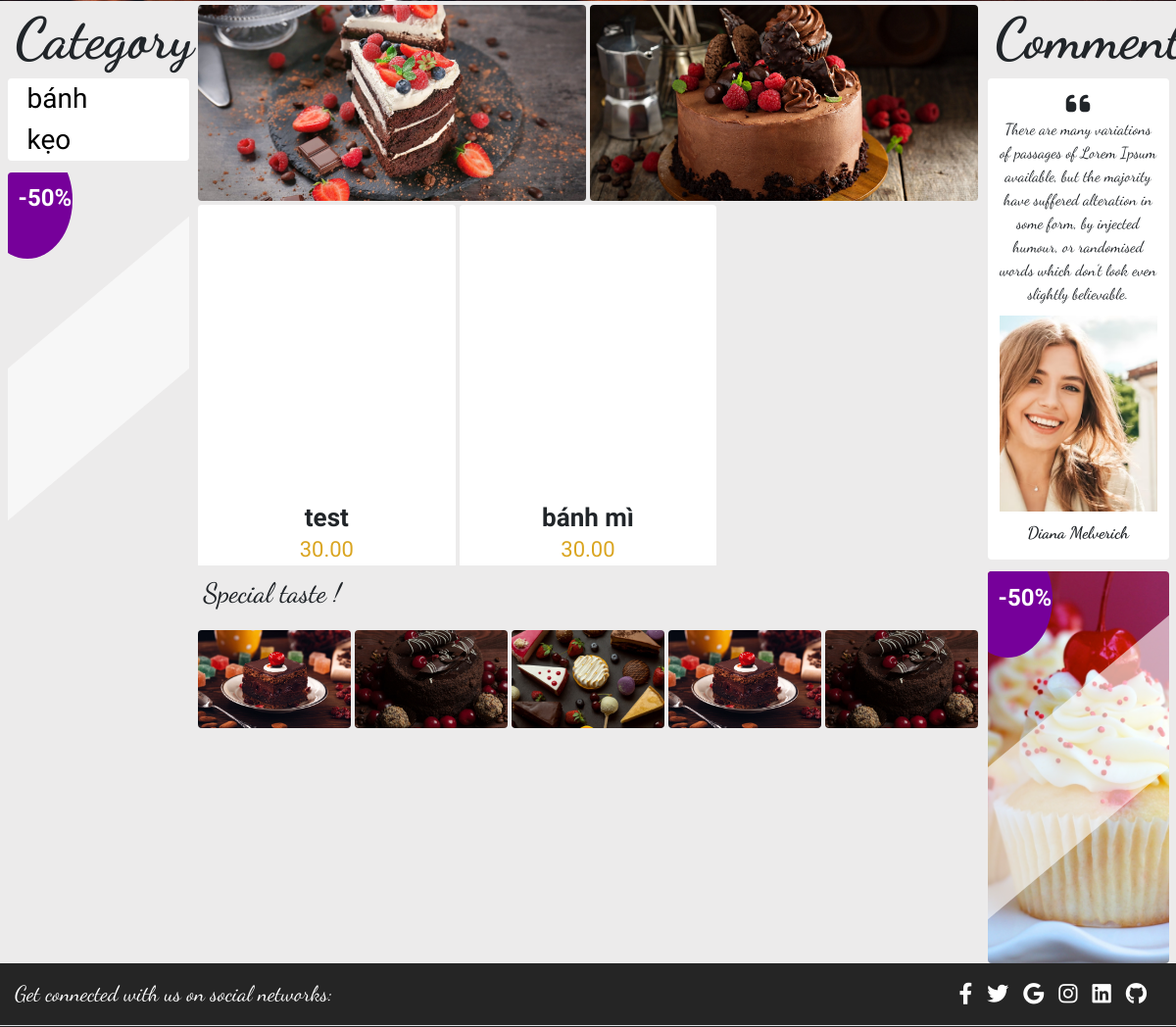
Before: /search (middle part) with the older database file.
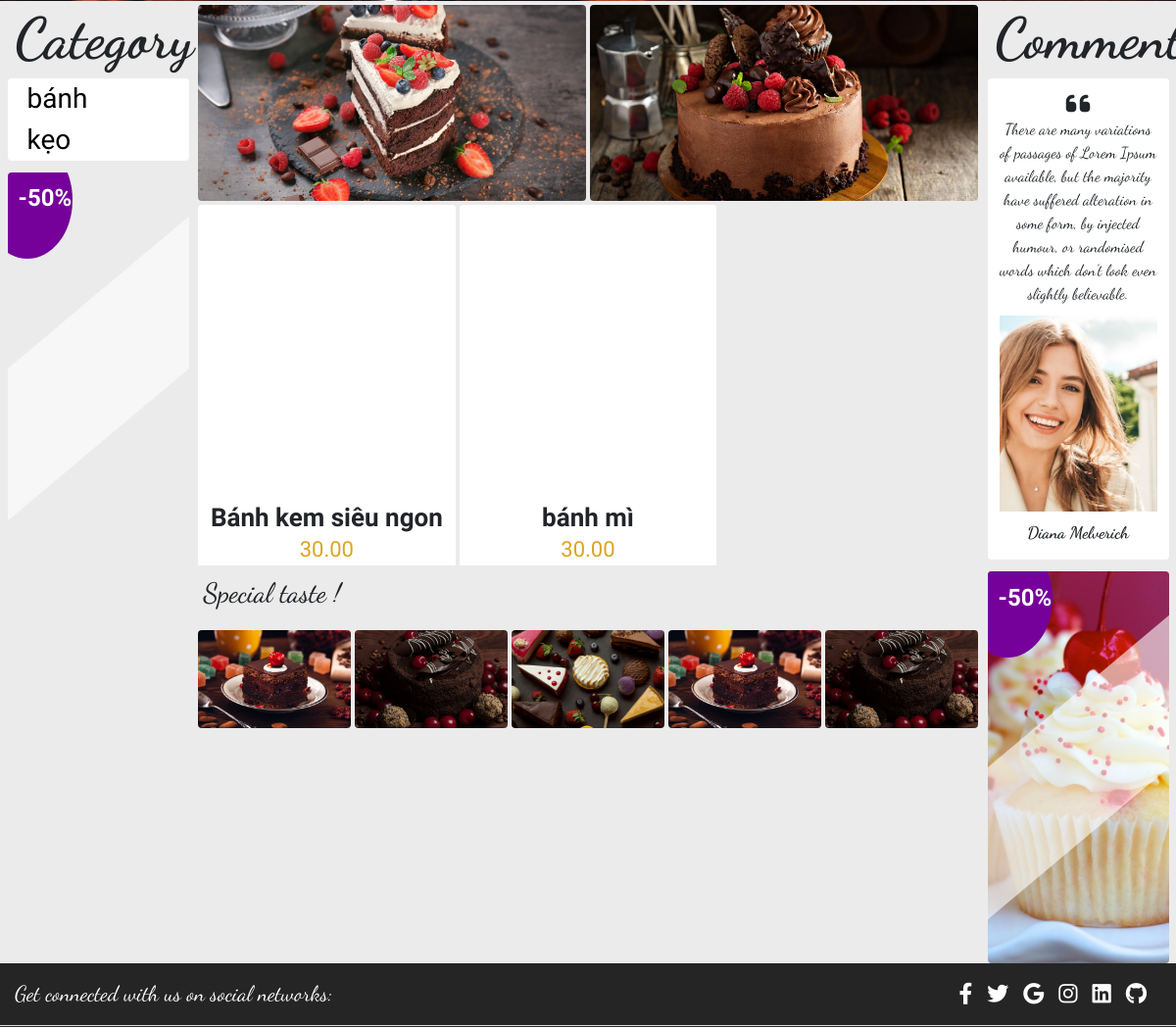
After: the same page with the newer database file.
### cakeshop/models.py (models this page shows, shortened)
class Category(models.Model):
    class Meta:
        verbose_name_plural = 'Categories'
    name = models.CharField(max_length=100)

class Cake(models.Model):
    name = models.CharField(max_length=255)
    category = models.ForeignKey(Category, on_delete=models.CASCADE)
    price = models.DecimalField(max_digits=8, decimal_places=2)
    quantity = models.DecimalField(max_digits=8, decimal_places=0)
    description = models.TextField()
    image_url = models.TextField(null=True, blank=True)

### cakeshop/views.py (the view)
# urls.py: path('search', views.Shop.search, name='search'),
    def search(request):
        query = request.GET.get('query')
        if query:
            cakes = Cake.search(query)
        else:
            cakes = Cake.objects.all()
        categories = Category.objects.all()
        cart = Cart.get_cart(request)
        count = len(cart)
        context = {'categories': categories, 'cakes': cakes, 'count': count}
        return render(request, 'cakeshop/products.html', context)

### cakeshop/views.py (called while the page is built)
    @staticmethod
    def get_cart(request):
        cart = request.session.get('cart', [])
        if not isinstance(cart, list):
            cart = list(cart.value())
        return cart

### cakeshop/templates/cakeshop/products.html (shortened to what this page needs)
{% extends 'cakeshop/base.html' %}
{% load static %}
{% block additionalCss %}
<link rel="stylesheet" href="{% static '/css/base.css' %}">
<link rel="stylesheet" href="{% static '/css/main.css' %}">
<link rel="stylesheet" href="{% static '/css/responsive.css' %}">
<link rel="stylesheet" href="{% static '/css/products.css' %}">
{% endblock additionalCss %}
{% block content %}
<div class="main__content">
    <div class="container-fluid">
        <div class="row">
            <div class="col-lg-2">
                <div class="col-12">
                    <div class="row">
                        <h3 class="content__category-title">Category</h3>
                    </div>
                    <ul class="row content__category-list">
                        {% for category in categories %}
                        <a href="{% url 'cakeshop:cate_detail' category.id %}"
                            class="col-lg-12 col-md-2 col-sm-3 content__category-link">
                            <li class="content__category-item">
                                {{ category.name }}
                            </li>
                        </a>
                        {% endfor %}
                    </ul>
                </div>
                <div class="col-12 d-lg-block d-md-none d-sm-none">
                    <div class="row">
                        <a href="#">
                            <div class="advertisement__picture shine-box"
                                style="background-image: url(./static/img/adv2.jpg);">
                                <div class="advertisement__discount-bg">
                                    <span class="advertisement__discount-text">-50%</span>
                                </div>
                            </div>
                        </a>
                    </div>
                </div>
            </div>
            <div class="col-lg-8 products__list-item-move">
                <div class="row">
                    <div class="banner-wrapper">
                        <div class="col-12 banner_bacground"
                            style="background-image: url(./static/img/home-item_2.png);">
                        </div>
                        <div class="col-12 banner_bacground"
                            style="background-image: url(./static/img/home-item_3.png);">
                        </div>
                    </div>
                </div>
                <div class="row product_item-wrapper">
                    {% for cake in cakes %}
                    <div class="col-lg-4 col-md-4 col-sm-6">
                        <div class="products__item">
                            <a class="product_item-link" id="it{{ cake.id }}" onclick="showModal('{{ cake.id }}')">
                                <div class="item__picture-wrapper">
                                    <div class="item__picture" style="background-image: url('{{ cake.image_url }}');">
                                    </div>
                                </div>
                            </a>
                            <div class="item__info">
                                <h4 class="item__name">{{ cake.name }}</h4>
                                <span class="item__price">{{ cake.price }}</span>
                            </div>
                        </div>
                    </div>
                    {% endfor %}
                </div>
                <div class="row">
                    <h3 class="company_name">Special taste !</h3>
                    <div class="company-wrapper">
                        <div class="col-12 company-item">
                            <a href="#" class="company_link">
                                <div class="company_bacground"
                                    style="background-image: url(./static/img/slider_1.png);">
                                </div>
                            </a>
                        </div>
                        <div class="col-12 company-item">
                            <a href="#" class="company_link">
                                <div class="company_bacground"
                                    style="background-image: url(./static/img/slider_2.png);">
                                </div>
                            </a>
                        </div>
                        <div class="col-12 company-item">
                            <a href="#" class="company_link">
                                <div class="company_bacground"
                                    style="background-image: url(./static/img/slider_3.png);">
                                </div>
                            </a>
                        </div>
                        <div class="col-12 company-item">
                            <a href="#" class="company_link">
                                <div class="company_bacground"
                                    style="background-image: url(./static/img/slider_1.png);">
                                </div>
                            </a>
                        </div>
                        <div class="col-12 company-item">
                            <a href="#" class="company_link">
                                <div class="company_bacground"
                                    style="background-image: url(./static/img/slider_2.png);">
                                </div>
                            </a>
                        </div>
                    </div>
                </div>
            </div>
            <div class="col-lg-2 d-lg-block d-md-none d-sm-none">
                <div class="col-12">
                    <div class="row">
                        <h3 class="content__category-title">Comment</h3>
                    </div>
                    <div class="row">
                        <div class="col-12">
                            <div class="row">
                                <div class="comment__wrapper-slider">
                                    <div class="comment__wrapper">
                                        <i class="fa-solid fa-quote-left comment__icon"></i>
                                        <p class="comment__para">There are many variations of passages of Lorem
                                            Ipsum available, but the majority have suffered alteration in some form,
                                            by injected humour, or randomised words which don't look even slightly
                                            believable.</p>
                                        <div class="comment__avatar"
                                            style="background-image: url(./static/img/avatar_1.png);"></div>
                                        <h4 class="comment__name">Diana Melverich</h4>
                                    </div>
                                </div>
                            </div>
                        </div>
                    </div>
                </div>
                <div class="col-12 d-lg-block d-md-none d-sm-none">
                    <div class="row">
                        <a href="#">
                            <div class="advertisement__picture shine-box"
                                style="background-image: url(./static/img/adv_1.png);">
                                <div class="advertisement__discount-bg">
                                    <span class="advertisement__discount-text">-50%</span>
                                </div>
                            </div>
                        </a>
                    </div>
                </div>
            </div>
        </div>
    </div>
</div>
{% endblock content %}

### cakeshop/templates/cakeshop/base.html (shortened to what this page needs)
<!DOCTYPE html>
<html lang="en">
<head>
  {% load static %}
  <link href="https://cdn.jsdelivr.net/npm/bootstrap@5.3.0-alpha3/dist/css/bootstrap.min.css" rel="stylesheet"
>
  <link rel="stylesheet" href="https://cdnjs.cloudflare.com/ajax/libs/font-awesome/6.4.0/css/all.min.css"
 />
  <link rel="stylesheet" type="text/css" href="https://cdn.jsdelivr.net/npm/slick-carousel@1.8.1/slick/slick.css" />
  <link rel="stylesheet" href="https://cdnjs.cloudflare.com/ajax/libs/font-awesome/6.3.0/css/all.min.css"
 />
  {% block additionalCss %}
  {% endblock additionalCss %}
</head>
<body>
  {% block content %}
  {% endblock content %}
  <footer class="footer__color text-center text-lg-start bg-light text-muted">
    <section class="d-flex justify-content-center justify-content-lg-between p-4 border-bottom">
      <div class="me-5 d-none d-lg-block">
        <span class="network__title">Get connected with us on social networks:</span>
      </div>
      <div class="network__wrapper">
        <a href="" class="me-4 text-reset">
          <i class="network__icon fab fa-facebook-f"></i>
        </a>
        <a href="" class="me-4 text-reset">
          <i class="network__icon fab fa-twitter"></i>
        </a>
        <a href="" class="me-4 text-reset">
          <i class="network__icon fab fa-google"></i>
        </a>
        <a href="" class="me-4 text-reset">
          <i class="network__icon fab fa-instagram"></i>
        </a>
        <a href="" class="me-4 text-reset">
          <i class="network__icon fab fa-linkedin"></i>
        </a>
        <a href="" class="me-4 text-reset">
          <i class="network__icon fab fa-github"></i>
        </a>
      </div>
    </section>
  </footer>
</body>
</html>

### cakeshop/static/css/base.css (style rules this page uses)
:root { --white-color: #ffff; --main-color: #a3373e; --bacground-color: #A5A7AA; --text-color: #555560; }
* { box-sizing: inherit; margin: 0; padding: 0; font-family: 'Hind Madurai', sans-serif; }
html { font-size: 62.5%; line-height: 1.6rem; box-sizing: border-box; scroll-behavior: unset; font-family: 'Dancing Script', cursive; font-family: 'Dancing Script', 'Roboto', sans-serif; }
a { text-decoration: none !important; padding: 0px !important; }
.container-fluid, .container { padding: 0; }
.row { margin: 0; }
.col-lg-4, .col-lg-3, .col-lg-6, .col-12 { padding: 0; }
.shine-box { position: relative; width: 100%; height: 100%; overflow: hidden; border-radius: 40%; }
.shine-box:before { position: absolute; top: 0; content: ""; width: 100%; height: 100%; background: rgba(255, 255, 255, 0.6); transform: skew(-50deg); transition: 1s; animation: shine 3s ease infinite; }

### cakeshop/static/css/main.css (style rules this page uses)
.footer__color { color: var(--white-color) !important; background-color: rgb(37, 37, 37) !important; }
.network__title { font-size: 2.2rem; font-family: 'Dancing Script', cursive; }
.network__wrapper { display: flex; align-items: center; }
.network__icon { font-size: 2.2rem; }

### cakeshop/static/css/products.css (style rules this page uses)
body { background-color: #e8e6e6cc; }
.main__content { margin-top: 4px; }
.content__category-title { font-size: 5.8rem; font-weight: bold; font-family: 'Dancing Script', cursive; }
.content__category-list { padding-left: 0px; border-radius: 4px; list-style: none; background-color: white; }
.content__category-item { font-size: 2.8rem; padding-left: 20px; }
.content__category-link { color: black; text-decoration: none; padding: 100%; }
.banner-wrapper { padding: 0px; }
.banner_bacground { margin:0px 2px; width: 100%; height: 200px; border-radius: 4px; background-size: cover; background-position: center; background-repeat: no-repeat; }
.advertisement__picture { width: 100%; height: 400px; overflow: hidden; margin-top: 12px; border-radius: 4px; position: relative; background-size: cover; background-position: center; background-repeat: no-repeat; }
.advertisement__discount-bg { width: 50%; height: 30%; top: -8%; left: -14%; display: flex; position: absolute; border-radius: 100%; background-color: rgb(118, 0, 154); }
.advertisement__discount-text { margin: 44% 0% 0% 40%; font-size: 2.4rem; font-weight: 600; color: rgb(255, 255, 255); }
.products__list-item-move { margin: 0px 0px 4px 0px !important; padding: 0; }
.product_item-wrapper { margin-top: 4px; }
.product_item-link { color: black; text-decoration: none; }
.products__item { margin: 0px 2px 12px 2px !important; background-color: white; border-top-right-radius: 4px; border-top-left-radius: 4px; }
.item__picture-wrapper { overflow: hidden; border-top-right-radius: 4px; border-top-left-radius: 4px; }
.item__picture { height: 300px; width: 100%; position: relative; background-size: cover; background-position: center; background-repeat: no-repeat; }
.item__info { text-align: center; position: relative; }
.item__name { font-size: 2.6rem; padding-top: 4px; margin-bottom: 0px; font-weight: bold; }
.item__price { font-size: 2.2rem; color: goldenrod; }
.company-item { margin: 0px 2px; }
.company_name { font-size: 2.8rem; font-family: 'Dancing Script', cursive; }
.company_link { margin: 0 14px; }
.company-wrapper { padding: 0px; }
.company_bacground { width: 100%; height: 100px; border-radius: 4px; background-size: cover; background-position: center; background-repeat: no-repeat; }
.comment__wrapper-slider { padding: 0px; }
.comment__wrapper { padding: 12px; text-align: center; border-radius: 4px; background-color: white; }
.comment__icon { font-size: 2.8rem; }
.comment__para { font-size: 1.6rem; font-family: 'Dancing Script', cursive; }
.comment__avatar { width: 100%; height: 200px; background-size: cover; background-position: center; background-repeat: no-repeat; }
.comment__name { font-size: 1.7rem; font-weight: bold; margin-top: 12px; font-family: 'Dancing Script', cursive; }

Changed rows visible on the page:
changed Cake: name "test" → "Bánh kem siêu ngon"
